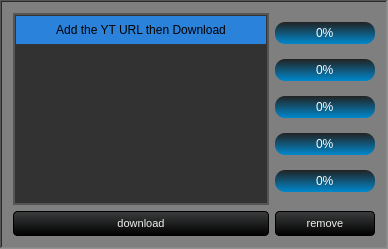
                 <widget class="QFrame" name="frame_22">
                  <property name="styleSheet">
                   <string notr="true">background-color: rgb(127, 127, 127);
</string>
                  </property>
                  <property name="frameShape">
                   <enum>QFrame::WinPanel</enum>
                  </property>
                  <property name="frameShadow">
                   <enum>QFrame::Sunken</enum>
                  </property>
                  <layout class="QGridLayout" name="gridLayout_23">
                   <item row="1" column="1">
                    <widget class="QPushButton" name="download_video">
                     <property name="minimumSize">
                      <size>
                       <width>65</width>
                       <height>0</height>
                      </size>
                     </property>
                     <property name="styleSheet">
                      <string notr="true">QPushButton {
    background-color: qlineargradient(spread:repeat, x1:1, y1:0, x2:1, y2:1, stop:0 rgb(59, 61, 62), stop:1 rgb(0, 0, 0));
    color: rgb(238, 238, 238);
  	font-size: 8pt;
    min-width: 53px;
    border-style: solid;
    border-width: 1px;
    border-radius: 4px;
    border-color: rgb(0, 0, 0);
    padding: 5px;
}

QPushButton:flat {
    background-color: transparent;
    border: none;
    color: rgb(238, 238, 238);
}

QPushButton:disabled {
    background-color: #404040;
    color: #656565;
    border-color: rgb(0, 0, 0);
}

QPushButton:hover {
    background-color: rgba(236, 157, 0, 51);
    border: 1px solid rgb(236, 157, 0);
}

QPushButton:pressed {
    background-color: qlineargradient(spread:repeat, x1:1, y1:0, x2:1, y2:1, stop:0 rgb(28, 28, 32), stop:1 rgb(0, 0, 0));
    border: 1px solid rgb(236, 157, 0);
}

QPushButton:checked {
    background-color: qlineargradient(spread:repeat, x1:1, y1:0, x2:1, y2:1, stop:0 rgb(28, 28, 32), stop:1 rgb(0, 0, 0));
    border: 1px solid #222;
}</string>
                     </property>
                     <property name="text">
                      <string>download</string>
                     </property>
                    </widget>
                   </item>
                   <item row="0" column="1">
                    <widget class="QTableWidget" name="video_download">
                     <property name="sizePolicy">
                      <sizepolicy hsizetype="Expanding" vsizetype="Minimum">
                       <horstretch>0</horstretch>
                       <verstretch>0</verstretch>
                      </sizepolicy>
                     </property>
                     <property name="maximumSize">
                      <size>
                       <width>16777215</width>
                       <height>16777215</height>
                      </size>
                     </property>
                     <property name="styleSheet">
                      <string notr="true">QTableWidget {
    background-color: #323232; /* Dark grey background */
    color: #000000;  /* Black text color */
    border: 2px solid #555555; /* Lighter grey border */
    gridline-color: #999999; /* Grid line color */
}

QTableWidget::item {
    padding: 5px; /* Padding around text */
    gridline-color: #999999; /* Grid line color */
}

QTableWidget::item:selected {
    background-color: #505050; /* Darker grey for selected items */
    color: #000000; /* Black text color for selected items */
}

QHeaderView::section {
    background-color: #2a82da; /* Blue background for headers */
    color: #000000; /* Black text color */
    padding: 5px; /* Padding around header text */
    border: 1px solid #353535; /* Border around headers */
    border-radius: 0px; /* Remove border radius */
    text-align: center;
}</string>
                     </property>
                     <property name="frameShape">
                      <enum>QFrame::WinPanel</enum>
                     </property>
                     <property name="editTriggers">
                      <set>QAbstractItemView::CurrentChanged</set>
                     </property>
                     <property name="dragEnabled">
                      <bool>false</bool>
                     </property>
                     <property name="dragDropMode">
                      <enum>QAbstractItemView::DragDrop</enum>
                     </property>
                     <property name="defaultDropAction">
                      <enum>Qt::TargetMoveAction</enum>
                     </property>
                     <property name="alternatingRowColors">
                      <bool>true</bool>
                     </property>
                     <property name="selectionMode">
                      <enum>QAbstractItemView::ContiguousSelection</enum>
                     </property>
                     <property name="selectionBehavior">
                      <enum>QAbstractItemView::SelectRows</enum>
                     </property>
                     <property name="iconSize">
                      <size>
                       <width>50</width>
                       <height>50</height>
                      </size>
                     </property>
                     <property name="textElideMode">
                      <enum>Qt::ElideLeft</enum>
                     </property>
                     <property name="sortingEnabled">
                      <bool>true</bool>
                     </property>
                     <property name="rowCount">
                      <number>0</number>
                     </property>
                     <property name="columnCount">
                      <number>1</number>
                     </property>
                     <attribute name="horizontalHeaderCascadingSectionResizes">
                      <bool>true</bool>
                     </attribute>
                     <attribute name="horizontalHeaderStretchLastSection">
                      <bool>true</bool>
                     </attribute>
                     <attribute name="verticalHeaderVisible">
                      <bool>false</bool>
                     </attribute>
                     <attribute name="verticalHeaderCascadingSectionResizes">
                      <bool>true</bool>
                     </attribute>
                     <attribute name="verticalHeaderShowSortIndicator" stdset="0">
                      <bool>false</bool>
                     </attribute>
                     <attribute name="verticalHeaderStretchLastSection">
                      <bool>false</bool>
                     </attribute>
                     <column>
                      <property name="text">
                       <string>Add the YT URL then Download</string>
                      </property>
                     </column>
                    </widget>
                   </item>
                   <item row="0" column="2">
                    <layout class="QVBoxLayout" name="verticalLayout_3">
                     <item>
                      <widget class="QProgressBar" name="video_1">
                       <property name="minimumSize">
                        <size>
                         <width>100</width>
                         <height>0</height>
                        </size>
                       </property>
                       <property name="maximumSize">
                        <size>
                         <width>16777215</width>
                         <height>16777215</height>
                        </size>
                       </property>
                       <property name="styleSheet">
                        <string notr="true">QProgressBar {
    background-color: qlineargradient(spread:repeat, x1:1, y1:0, x2:1, y2:1, stop:0 #222, stop:1 #0088cc);
    border-radius: 10px;
    text-align: center;
    color: #fff;
}

QProgressBar::chunk {
    background-color: qlineargradient(spread:repeat, x1:1, y1:0, x2:1, y2:1, stop:0 #0088cc, stop:1 #222);
    border-radius: 10px;
}

QProgressBar:hover {
    background-color: qlineargradient(spread:repeat, x1:1, y1:0, x2:1, y2:1, stop:0 #FFA500, stop:1 #0088cc);
    border-radius: 10px;
}</string>
                       </property>
                       <property name="value">
                        <number>0</number>
                       </property>
                      </widget>
                     </item>
                     <item>
                      <widget class="QProgressBar" name="video_2">
                       <property name="maximumSize">
                        <size>
                         <width>16777215</width>
                         <height>16777215</height>
                        </size>
                       </property>
                       <property name="styleSheet">
                        <string notr="true">QProgressBar {
    background-color: qlineargradient(spread:repeat, x1:1, y1:0, x2:1, y2:1, stop:0 #222, stop:1 #0088cc);
    border-radius: 10px;
    text-align: center;
    color: #fff;
}

QProgressBar::chunk {
    background-color: qlineargradient(spread:repeat, x1:1, y1:0, x2:1, y2:1, stop:0 #0088cc, stop:1 #222);
    border-radius: 10px;
}

QProgressBar:hover {
    background-color: qlineargradient(spread:repeat, x1:1, y1:0, x2:1, y2:1, stop:0 #FFA500, stop:1 #0088cc);
    border-radius: 10px;
}</string>
                       </property>
                       <property name="value">
                        <number>0</number>
                       </property>
                      </widget>
                     </item>
                     <item>
                      <widget class="QProgressBar" name="video_3">
                       <property name="maximumSize">
                        <size>
                         <width>16777215</width>
                         <height>16777215</height>
                        </size>
                       </property>
                       <property name="styleSheet">
                        <string notr="true">QProgressBar {
    background-color: qlineargradient(spread:repeat, x1:1, y1:0, x2:1, y2:1, stop:0 #222, stop:1 #0088cc);
    border-radius: 10px;
    text-align: center;
    color: #fff;
}

QProgressBar::chunk {
    background-color: qlineargradient(spread:repeat, x1:1, y1:0, x2:1, y2:1, stop:0 #0088cc, stop:1 #222);
    border-radius: 10px;
}

QProgressBar:hover {
    background-color: qlineargradient(spread:repeat, x1:1, y1:0, x2:1, y2:1, stop:0 #FFA500, stop:1 #0088cc);
    border-radius: 10px;
}</string>
                       </property>
                       <property name="value">
                        <number>0</number>
                       </property>
                      </widget>
                     </item>
                     <item>
                      <widget class="QProgressBar" name="video_4">
                       <property name="maximumSize">
                        <size>
                         <width>16777215</width>
                         <height>16777215</height>
                        </size>
                       </property>
                       <property name="styleSheet">
                        <string notr="true">QProgressBar {
    background-color: qlineargradient(spread:repeat, x1:1, y1:0, x2:1, y2:1, stop:0 #222, stop:1 #0088cc);
    border-radius: 10px;
    text-align: center;
    color: #fff;
}

QProgressBar::chunk {
    background-color: qlineargradient(spread:repeat, x1:1, y1:0, x2:1, y2:1, stop:0 #0088cc, stop:1 #222);
    border-radius: 10px;
}

QProgressBar:hover {
    background-color: qlineargradient(spread:repeat, x1:1, y1:0, x2:1, y2:1, stop:0 #FFA500, stop:1 #0088cc);
    border-radius: 10px;
}</string>
                       </property>
                       <property name="value">
                        <number>0</number>
                       </property>
                      </widget>
                     </item>
                     <item>
                      <widget class="QProgressBar" name="video_5">
                       <property name="maximumSize">
                        <size>
                         <width>16777215</width>
                         <height>16777215</height>
                        </size>
                       </property>
                       <property name="styleSheet">
                        <string notr="true">QProgressBar {
    background-color: qlineargradient(spread:repeat, x1:1, y1:0, x2:1, y2:1, stop:0 #222, stop:1 #0088cc);
    border-radius: 10px;
    text-align: center;
    color: #fff;
}

QProgressBar::chunk {
    background-color: qlineargradient(spread:repeat, x1:1, y1:0, x2:1, y2:1, stop:0 #0088cc, stop:1 #222);
    border-radius: 10px;
}

QProgressBar:hover {
    background-color: qlineargradient(spread:repeat, x1:1, y1:0, x2:1, y2:1, stop:0 #FFA500, stop:1 #0088cc);
    border-radius: 10px;
}</string>
                       </property>
                       <property name="value">
                        <number>0</number>
                       </property>
                      </widget>
                     </item>
                    </layout>
                   </item>
                   <item row="1" column="2">
                    <widget class="QPushButton" name="remove_video">
                     <property name="minimumSize">
                      <size>
                       <width>65</width>
                       <height>0</height>
                      </size>
                     </property>
                     <property name="styleSheet">
                      <string notr="true">QPushButton {
    background-color: qlineargradient(spread:repeat, x1:1, y1:0, x2:1, y2:1, stop:0 rgb(59, 61, 62), stop:1 rgb(0, 0, 0));
    color: rgb(238, 238, 238);
  	font-size: 8pt;
    min-width: 53px;
    border-style: solid;
    border-width: 1px;
    border-radius: 4px;
    border-color: rgb(0, 0, 0);
    padding: 5px;
}

QPushButton:flat {
    background-color: transparent;
    border: none;
    color: rgb(238, 238, 238);
}

QPushButton:disabled {
    background-color: #404040;
    color: #656565;
    border-color: rgb(0, 0, 0);
}

QPushButton:hover {
    background-color: rgba(236, 157, 0, 51);
    border: 1px solid rgb(236, 157, 0);
}

QPushButton:pressed {
    background-color: qlineargradient(spread:repeat, x1:1, y1:0, x2:1, y2:1, stop:0 rgb(28, 28, 32), stop:1 rgb(0, 0, 0));
    border: 1px solid rgb(236, 157, 0);
}

QPushButton:checked {
    background-color: qlineargradient(spread:repeat, x1:1, y1:0, x2:1, y2:1, stop:0 rgb(28, 28, 32), stop:1 rgb(0, 0, 0));
    border: 1px solid #222;
}</string>
                     </property>
                     <property name="text">
                      <string>remove</string>
                     </property>
                    </widget>
                   </item>
                  </layout>
                 </widget>
